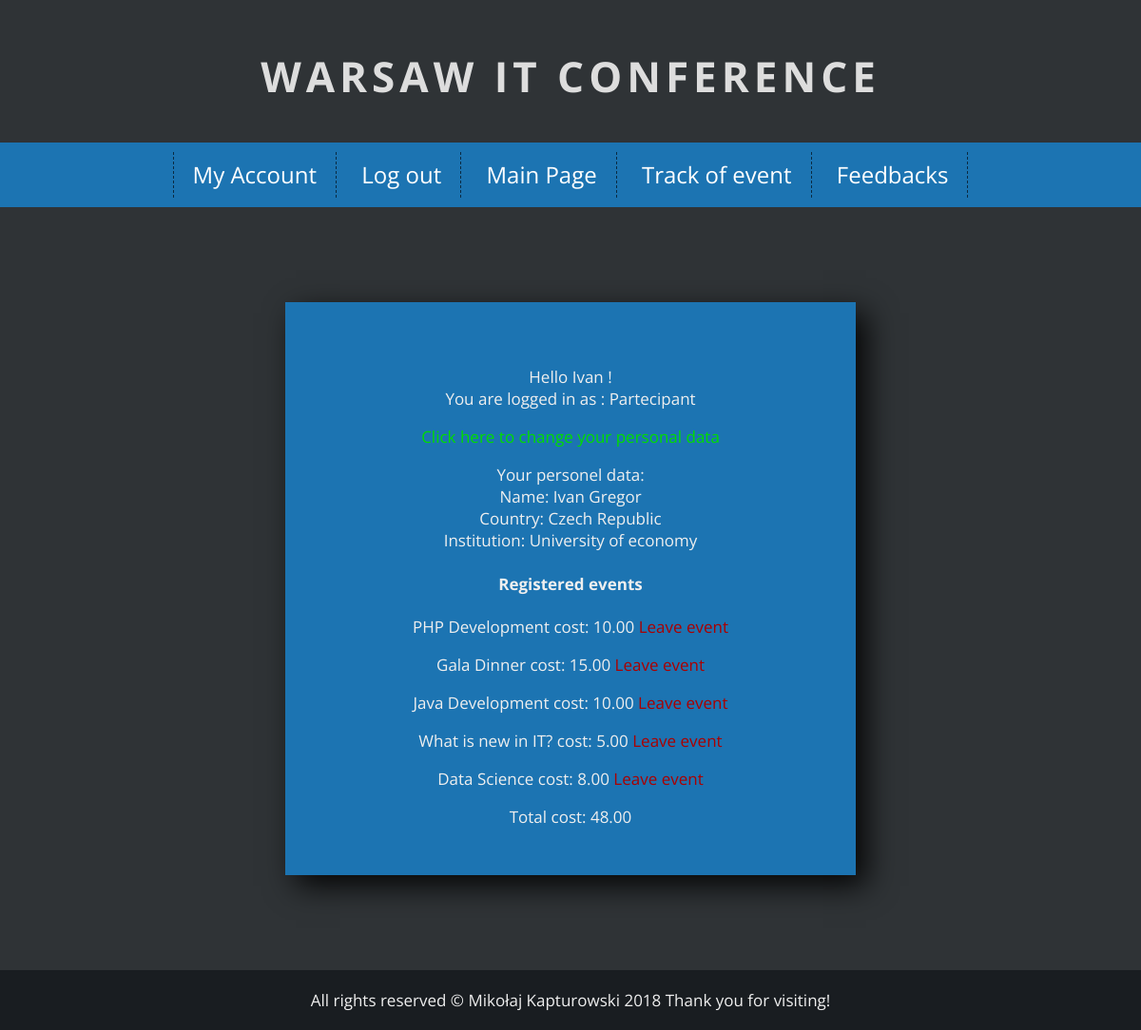
Screenshot of /php/loggedInPage.php (signed in) with the database file from the repository.
### tables this page shows
CREATE TABLE `events` (
  `EVENTID` int(11) NOT NULL,
  `NAME` text NOT NULL,
  `TIMESTART` time NOT NULL,
  `TIMEEND` time NOT NULL,
  `CATEGORY` text NOT NULL,
  `SCIENCE` tinyint(1) NOT NULL,
  `COST` decimal(15,2) NOT NULL,
  `TEXT` text NOT NULL,
  `AUTHORID` int(11) DEFAULT NULL
);

CREATE TABLE `users` (
  `USERID` int(11) NOT NULL,
  `NAME` text NOT NULL,
  `SURRNAME` text NOT NULL,
  `COUNTRY` text NOT NULL,
  `EMAIL` text NOT NULL,
  `INSTITUTION` text NOT NULL,
  `PASSWORD` text NOT NULL,
  `AUTHOR` tinyint(1) NOT NULL,
  `TOTALCOST` decimal(15,2) NOT NULL
);

### php/loggedInPage.php (the view, shortened to what this page needs)
<!DOCTYPE html>
<html lang="pl">
<head>
	<link rel="stylesheet" href="../css/main.css">
	<link rel="stylesheet" href="../css/fontello.css">
</head>
<body>
	<header>
		<h1 class="logo">Warsaw IT Conference </h1>
		<nav id="topnav">
			<ul class="menu">
				<li><a href="loggedInPage.php">My Account</a></li>
				<li><a href="logout.php">Log out</a></li>
				<li><a href="../index.php">Main Page</a></li>
				<li><a href="eventTrackPage.php">Track of event</a></li>
				<li><a href="feedbackPage.php">Feedbacks</a></li>
			</ul>
		</nav>
	</header>
	<main>
		<article>
			<div id="login" style="width:500px; text-align:center">
			<?php
	echo "<p>Hello ".$_SESSION['NAME']." ! </br> You are logged in as : ";
		IF($_SESSION['AUTHOR']==false){
			echo "Partecipant</p>";
		}
		echo '<p><a href="changePersonalPage.php" style="text-decoration:none; color:#00dd00;">Click here to change your personal data</a></p>';
		echo "Your personel data: </br>";
		echo "Name: ".$_SESSION['NAME']." ".$_SESSION['SURRNAME']."</br>";
		echo "Country: ".$_SESSION['COUNTRY']."</br>";
		echo "Institution: ".$_SESSION['INSTITUTION']."</br>";
		echo "<h4>Registered events</h4>";
		require_once "connect.php";
		try
		{
			$connection = new mysqli($host, $db_user, $db_password, $db_name);
			if ($connection->connect_errno!=0)
			{
				throw new Exception(mysqli_connect_errno());
			}
			else
			{
					$result=@$connection->query("SELECT TOTALCOST FROM USERS WHERE USERID=".$_SESSION['ID']);
					$row = $result->fetch_assoc();
					$TOTALCOST=$row['TOTALCOST'];
					echo "<table";
					if ($result=@$connection->query("SELECT E.EVENTID AS EVENTID,E.NAME,E.COST FROM events_users EU,EVENTS E WHERE EU.USERID=".$_SESSION['ID']." AND E.EVENTID=EU.EVENTID "))
					{
						for($p=0;$p<$result->num_rows;$p++){
							echo "<tr>";
								$row = $result->fetch_assoc();
							echo '<td>'.$row['NAME'].'</td><td>'." cost: ".$row['COST'].'</td>';
							$EVENTID=$row['EVENTID'];
							$EVENTCOST=$row['COST'];
							echo "<a href='leaveEvent.php?EVENTID=$EVENTID & EVENTCOST=$EVENTCOST'".' style="text-decoration:none;"><span style="color:#aa0000;"> <td>Leave event </td></span></a></p>';
							echo "</tr>";
						}
					}
					else
					{
						throw new Exception($connection->error);
					}
						echo "Total cost: ".$TOTALCOST."</br>";
			}
		}
		catch(Exception $e)
		{
			echo '<span style="color:red;">Server error!</span>';
			echo '<br />Dev info: '.$e;
		}
			?>
			</div>
		</article>
	</main>
	<footer>
		<div class="info">
			All rights reserved &copy; Mikołaj Kapturowski 2018 Thank you for visiting!
		</div>
	</footer>
</body>
</html>

### css/main.css (style rules this page uses)
body { margin: 0; background-color: #2F3336; color: #efefef; font-family: 'Open Sans', sans-serif; font-size: 17px; }
h1.logo { font-size: 44px; font-weight: 700; color: #ddd; text-align: center; text-transform: uppercase; letter-spacing: 5px; margin-top: 50px; margin-bottom: 40px; }
#topnav { background-color: #1c74b2; text-align: center; }
.menu { list-style-type: none; margin: 0; padding: 10px; font-size: 24px; min-height: 38px; line-height: 200%; }
.menu > li { display: inline-block; padding-left: 20px; padding-right: 20px; border-right: 1px dashed #0a2b42; }
.menu > li:first-child { border-left: 1px dashed #0a2b42; }
.menu a { color: #fff; text-decoration: none; }
h1 { font-size: 44px; font-weight: 400; color: #39a5f1; margin-bottom: 20px; }
.info { margin-left: auto; margin-right: auto; text-align: center; padding: 20px; background-color: #191d21; }
#login { width:300px; padding:50px; background-color: #1c74b2; margin-left:auto; margin-right:auto; margin-top:100px; margin-bottom:100px; -webkit-box-shadow: 11px 11px 30px 0px rgba(0,0,0,0.9); -moz-box-shadow: 11px 11px 30px 0px rgba(0,0,0,0.9); box-shadow: 11px 11px 30px 0px rgba(0,0,0,0.9); }
a:link { text-decoration:none; }

### rows the page displays
events: NAME "PHP Development", COST "10.00"
events: NAME "Gala Dinner", COST "15.00"
events: NAME "Java Development", COST "10.00"
events: NAME "What is new in IT?", COST "5.00"
events: NAME "Data Science", COST "8.00"
users: TOTALCOST "48.00"

### other values shown
$_SESSION['NAME'] "Ivan"
$_SESSION['SURRNAME'] "Gregor"
$_SESSION['COUNTRY'] "Czech Republic"
$_SESSION['INSTITUTION'] "University of economy"
